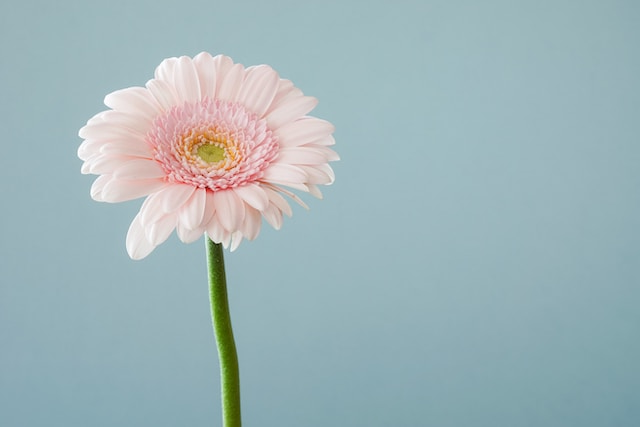
#> input picture chapter-19/practice-projects/flower.png, 640 x 427 px
$ python customSeatingCards.py
#> lines starting #> are read from the running program, lines starting #| are printed output that depends on the picture
#! python3
# customSeatingCards.py - Create Custom Seating Cards for every Guest

from PIL import Image, ImageDraw
from pathlib import Path

guestFile = open(Path.cwd() / 'guests.txt')
#> (reads chapter-19/practice-projects/guests.txt from the repository)

guestList = guestFile.readlines()

for guest in guestList:
    noNewLineGuest = guest.rstrip('\n')
    im = Image.open('flower.png')
#> im is the input picture: PIL image 640x427 RGB; mean R, G, B 159.4, 180.9, 184.8
    draw = ImageDraw.Draw(im)
    draw.rectangle((60,0,348,360),outline='black')
    draw.text((70,340),noNewLineGuest,fill='black')
    im.save(f'seating_Card_{noNewLineGuest}.png')
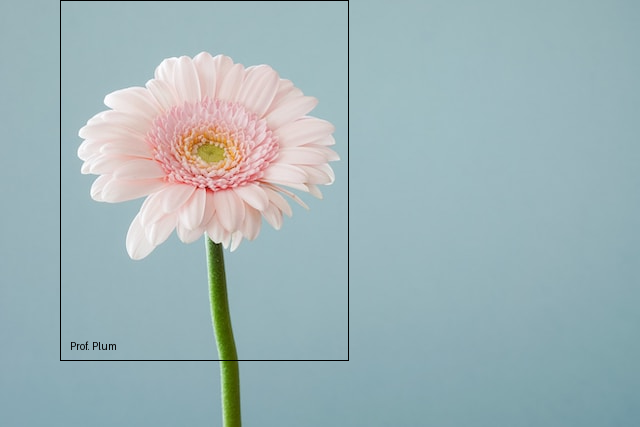
#> saved as seating_Card_Prof. Plum.png: PIL image 640x427 RGB; mean R, G, B 158.6, 179.9, 183.9
